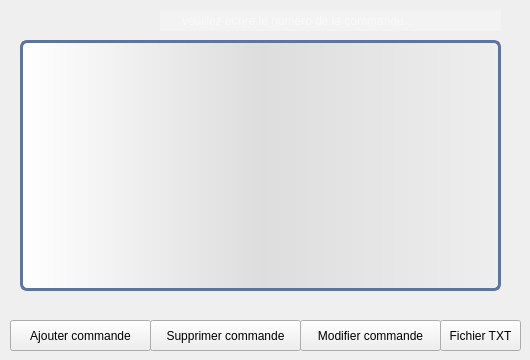
    <widget class="QWidget" name="page_9">
     <widget class="QTableView" name="tabcommande">
      <property name="geometry">
       <rect>
        <x>20</x>
        <y>40</y>
        <width>481</width>
        <height>251</height>
       </rect>
      </property>
      <property name="styleSheet">
       <string notr="true">QTableView {border: 3px solid #5E749C;text-align: top;padding: 4px;border-radius: 7px;border-bottom-left-radius: 7px;background: QLinearGradient( x1: 0, y1: 0, x2: 1, y2: 0,stop: 0 #fff, stop: 1 #eee,stop: 0.5 #ddd,stop: 1 #eee );width: 15px;}
QTableView::item:focus{selection-background-color: yellow;}
QScrollBar:vertical{ width: 35px; background: none; /* only these sort effect about width ...*/}
QScrollBar::handle:vertical{ border: 3px solid #5E749C;text-align: top;padding: 4px;border-radius: 5px; border-bottom-left-radius: 5px;background: QLinearGradient( x1: 0, y1: 0, x2: 1, y2: 0,stop: 0 #fff, stop: 1 #eee,stop: 0.5 #ddd,stop: 1 #eee ); width: 25px; min-height: 20px; max-height: 25px; /*these sort no effect*/ }
QScrollBar::add-page:vertical {border: 3px solid red;text-align: top;padding: 4px;border-radius: 5px; border-bottom-left-radius: 5px;background:  red; /* adding width: xx px; sorting no effect .. why? */}
QScrollBar::sub-page:vertical {border: 3px solid green;text-align: top;padding: 4px;border-radius: 5px; border-bottom-left-radius: 5px;background:  green; /* adding width: xx px; sorting no effect .. why? */ }</string>
      </property>
     </widget>
     <widget class="QLineEdit" name="rechercher_5">
      <property name="geometry">
       <rect>
        <x>160</x>
        <y>10</y>
        <width>341</width>
        <height>21</height>
       </rect>
      </property>
      <property name="styleSheet">
       <string notr="true">QLineEdit {
    background: #f3f3f3;
    background-image: url(:/img/search.png); /* actual size, e.g. 16x16 */
    background-repeat: no-repeat;
    background-position: left;
    color: white;
    font-family: SegoeUI;
    font-size: 12px;
  border-top: 3px transparent;
            border-bottom: 3px transparent;
            border-right: 10px transparent;
            border-left: 10px transparent;
    padding: 2 2 2 20; /* left padding (last number) must be more than the icon's width */
}</string>
      </property>
      <property name="cursorPosition">
       <number>0</number>
      </property>
      <property name="placeholderText">
       <string>veuillez ecrire le numéro de la commande...</string>
      </property>
     </widget>
     <widget class="QPushButton" name="modifier_5">
      <property name="geometry">
       <rect>
        <x>300</x>
        <y>320</y>
        <width>141</width>
        <height>31</height>
       </rect>
      </property>
      <property name="text">
       <string>Modifier commande</string>
      </property>
     </widget>
     <widget class="QPushButton" name="supprimer_5">
      <property name="geometry">
       <rect>
        <x>150</x>
        <y>320</y>
        <width>151</width>
        <height>31</height>
       </rect>
      </property>
      <property name="text">
       <string>Supprimer commande</string>
      </property>
     </widget>
     <widget class="QPushButton" name="ajouter_5">
      <property name="geometry">
       <rect>
        <x>10</x>
        <y>320</y>
        <width>141</width>
        <height>31</height>
       </rect>
      </property>
      <property name="text">
       <string>Ajouter commande</string>
      </property>
     </widget>
     <widget class="QPushButton" name="pushButton">
      <property name="geometry">
       <rect>
        <x>440</x>
        <y>320</y>
        <width>81</width>
        <height>31</height>
       </rect>
      </property>
      <property name="text">
       <string>Fichier TXT</string>
      </property>
     </widget>
    </widget>
